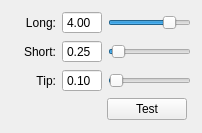
                <widget class="QWidget" name="boneRadiusPage">
                 <property name="geometry">
                  <rect>
                   <x>0</x>
                   <y>0</y>
                   <width>202</width>
                   <height>133</height>
                  </rect>
                 </property>
                 <attribute name="label">
                  <string>Bone Radius Settings</string>
                 </attribute>
                 <layout class="QVBoxLayout" name="verticalLayout_8">
                  <item>
                   <layout class="QHBoxLayout" name="longBoneRadiusLayout">
                    <item>
                     <widget class="QLabel" name="longBoneRadiusLabel">
                      <property name="minimumSize">
                       <size>
                        <width>45</width>
                        <height>0</height>
                       </size>
                      </property>
                      <property name="text">
                       <string>Long:</string>
                      </property>
                      <property name="alignment">
                       <set>Qt::AlignRight|Qt::AlignTrailing|Qt::AlignVCenter</set>
                      </property>
                      <property name="buddy">
                       <cstring>longBoneRadiusSpinBox</cstring>
                      </property>
                     </widget>
                    </item>
                    <item>
                     <widget class="QDoubleSpinBox" name="longBoneRadiusSpinBox">
                      <property name="minimumSize">
                       <size>
                        <width>40</width>
                        <height>0</height>
                       </size>
                      </property>
                      <property name="buttonSymbols">
                       <enum>QAbstractSpinBox::NoButtons</enum>
                      </property>
                      <property name="maximum">
                       <double>5.000000000000000</double>
                      </property>
                      <property name="singleStep">
                       <double>0.050000000000000</double>
                      </property>
                      <property name="value">
                       <double>4.000000000000000</double>
                      </property>
                     </widget>
                    </item>
                    <item>
                     <widget class="QSlider" name="longBoneRadiusSlider">
                      <property name="maximum">
                       <number>100</number>
                      </property>
                      <property name="singleStep">
                       <number>1</number>
                      </property>
                      <property name="value">
                       <number>80</number>
                      </property>
                      <property name="orientation">
                       <enum>Qt::Horizontal</enum>
                      </property>
                     </widget>
                    </item>
                   </layout>
                  </item>
                  <item>
                   <layout class="QHBoxLayout" name="shortBoneRadiusLayout">
                    <item>
                     <widget class="QLabel" name="shortBoneRadiusLabel">
                      <property name="minimumSize">
                       <size>
                        <width>45</width>
                        <height>0</height>
                       </size>
                      </property>
                      <property name="text">
                       <string>Short:</string>
                      </property>
                      <property name="alignment">
                       <set>Qt::AlignRight|Qt::AlignTrailing|Qt::AlignVCenter</set>
                      </property>
                      <property name="buddy">
                       <cstring>shortBoneRadiusSpinBox</cstring>
                      </property>
                     </widget>
                    </item>
                    <item>
                     <widget class="QDoubleSpinBox" name="shortBoneRadiusSpinBox">
                      <property name="minimumSize">
                       <size>
                        <width>40</width>
                        <height>0</height>
                       </size>
                      </property>
                      <property name="buttonSymbols">
                       <enum>QAbstractSpinBox::NoButtons</enum>
                      </property>
                      <property name="maximum">
                       <double>5.000000000000000</double>
                      </property>
                      <property name="singleStep">
                       <double>0.050000000000000</double>
                      </property>
                      <property name="value">
                       <double>0.250000000000000</double>
                      </property>
                     </widget>
                    </item>
                    <item>
                     <widget class="QSlider" name="shortBoneRadiusSlider">
                      <property name="maximum">
                       <number>100</number>
                      </property>
                      <property name="singleStep">
                       <number>1</number>
                      </property>
                      <property name="value">
                       <number>5</number>
                      </property>
                      <property name="orientation">
                       <enum>Qt::Horizontal</enum>
                      </property>
                     </widget>
                    </item>
                   </layout>
                  </item>
                  <item>
                   <layout class="QHBoxLayout" name="tipBoneRadiusLayout">
                    <item>
                     <widget class="QLabel" name="tipBoneRadiusLabel">
                      <property name="minimumSize">
                       <size>
                        <width>45</width>
                        <height>0</height>
                       </size>
                      </property>
                      <property name="text">
                       <string>Tip:</string>
                      </property>
                      <property name="alignment">
                       <set>Qt::AlignRight|Qt::AlignTrailing|Qt::AlignVCenter</set>
                      </property>
                      <property name="buddy">
                       <cstring>tipBoneRadiusSpinBox</cstring>
                      </property>
                     </widget>
                    </item>
                    <item>
                     <widget class="QDoubleSpinBox" name="tipBoneRadiusSpinBox">
                      <property name="minimumSize">
                       <size>
                        <width>40</width>
                        <height>0</height>
                       </size>
                      </property>
                      <property name="buttonSymbols">
                       <enum>QAbstractSpinBox::NoButtons</enum>
                      </property>
                      <property name="maximum">
                       <double>5.000000000000000</double>
                      </property>
                      <property name="singleStep">
                       <double>0.050000000000000</double>
                      </property>
                      <property name="value">
                       <double>0.100000000000000</double>
                      </property>
                     </widget>
                    </item>
                    <item>
                     <widget class="QSlider" name="tipBoneRadiusSlider">
                      <property name="maximum">
                       <number>100</number>
                      </property>
                      <property name="singleStep">
                       <number>1</number>
                      </property>
                      <property name="value">
                       <number>2</number>
                      </property>
                      <property name="orientation">
                       <enum>Qt::Horizontal</enum>
                      </property>
                     </widget>
                    </item>
                   </layout>
                  </item>
                  <item>
                   <layout class="QHBoxLayout" name="testBoneRadiusLayout">
                    <item>
                     <spacer name="testBoneRadiusSpacerLeft">
                      <property name="orientation">
                       <enum>Qt::Horizontal</enum>
                      </property>
                      <property name="sizeType">
                       <enum>QSizePolicy::Fixed</enum>
                      </property>
                      <property name="sizeHint" stdset="0">
                       <size>
                        <width>96</width>
                        <height>20</height>
                       </size>
                      </property>
                     </spacer>
                    </item>
                    <item>
                     <widget class="QPushButton" name="testBoneRadiusButton">
                      <property name="text">
                       <string>Test</string>
                      </property>
                     </widget>
                    </item>
                    <item>
                     <spacer name="testBoneRadiusSpacerRight">
                      <property name="orientation">
                       <enum>Qt::Horizontal</enum>
                      </property>
                      <property name="sizeHint" stdset="0">
                       <size>
                        <width>40</width>
                        <height>20</height>
                       </size>
                      </property>
                     </spacer>
                    </item>
                   </layout>
                  </item>
                  <item>
                   <spacer name="boneRadiusSettingsSpacerBottom">
                    <property name="orientation">
                     <enum>Qt::Vertical</enum>
                    </property>
                    <property name="sizeHint" stdset="0">
                     <size>
                      <width>20</width>
                      <height>40</height>
                     </size>
                    </property>
                   </spacer>
                  </item>
                 </layout>
                </widget>
